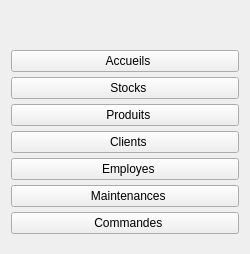
              <widget class="QFrame" name="prod_leftSidebar">
               <property name="sizePolicy">
                <sizepolicy hsizetype="Fixed" vsizetype="Expanding">
                 <horstretch>0</horstretch>
                 <verstretch>0</verstretch>
                </sizepolicy>
               </property>
               <property name="minimumSize">
                <size>
                 <width>250</width>
                 <height>0</height>
                </size>
               </property>
               <property name="maximumSize">
                <size>
                 <width>250</width>
                 <height>16777215</height>
                </size>
               </property>
               <property name="frameShape">
                <enum>QFrame::Shape::NoFrame</enum>
               </property>
               <property name="frameShadow">
                <enum>QFrame::Shadow::Plain</enum>
               </property>
               <layout class="QVBoxLayout" name="prod_verticalLayout_1">
                <property name="spacing">
                 <number>5</number>
                </property>
                <property name="bottomMargin">
                 <number>20</number>
                </property>
                <item>
                 <widget class="QLabel" name="prod_label_1">
                  <property name="text">
                   <string/>
                  </property>
                  <property name="pixmap">
                   <pixmap resource="logo.qrc">:/wasteguard_logo.png</pixmap>
                  </property>
                  <property name="alignment">
                   <set>Qt::AlignmentFlag::AlignCenter</set>
                  </property>
                 </widget>
                </item>
                <item>
                 <spacer>
                  <property name="orientation">
                   <enum>Qt::Orientation::Vertical</enum>
                  </property>
                  <property name="sizeType">
                   <enum>QSizePolicy::Policy::Fixed</enum>
                  </property>
                  <property name="sizeHint" stdset="0">
                   <size>
                    <width>20</width>
                    <height>20</height>
                   </size>
                  </property>
                 </spacer>
                </item>
                <item>
                 <widget class="QPushButton" name="prod_btnhome_1">
                  <property name="text">
                   <string>  Accueils</string>
                  </property>
                 </widget>
                </item>
                <item>
                 <widget class="QPushButton" name="prod_btnstock_1">
                  <property name="text">
                   <string>  Stocks</string>
                  </property>
                 </widget>
                </item>
                <item>
                 <widget class="QPushButton" name="prod_btnproduit_1">
                  <property name="text">
                   <string>  Produits</string>
                  </property>
                 </widget>
                </item>
                <item>
                 <widget class="QPushButton" name="prod_btnclient_1">
                  <property name="text">
                   <string>  Clients</string>
                  </property>
                 </widget>
                </item>
                <item>
                 <widget class="QPushButton" name="prod_btnemploye_1">
                  <property name="text">
                   <string>  Employes</string>
                  </property>
                 </widget>
                </item>
                <item>
                 <widget class="QPushButton" name="prod_btnmaintenance_1">
                  <property name="text">
                   <string>  Maintenances</string>
                  </property>
                 </widget>
                </item>
                <item>
                 <widget class="QPushButton" name="prod_btncmd_1">
                  <property name="text">
                   <string>  Commandes</string>
                  </property>
                 </widget>
                </item>
                <item>
                 <spacer>
                  <property name="orientation">
                   <enum>Qt::Orientation::Vertical</enum>
                  </property>
                  <property name="sizeHint" stdset="0">
                   <size>
                    <width>0</width>
                    <height>0</height>
                   </size>
                  </property>
                 </spacer>
                </item>
               </layout>
              </widget>
